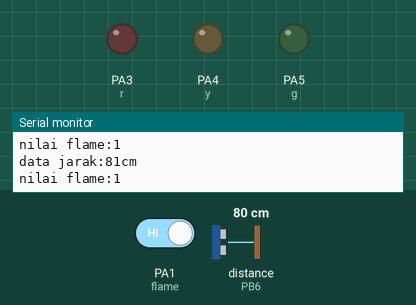
Recording of a sketch running on a simulated STM32 Blue Pill. On the bench: output pins drawn as LEDs (lit = HIGH), the last lines printed to the serial monitor. Dashed ring = blinking. The inputs (shaded band) are chosen by the test bench; at power-on: PA1 (flame) HIGH, distance to the obstacle (sensor on PB6) 80 cm. The echo pulse lasts 58.3 µs per cm.

Above: at 1.2 s.
1.3 s: PA1 (flame) driven LOW
At 1.69 s:
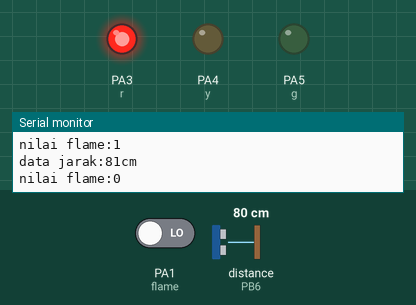
At 2.09 s:
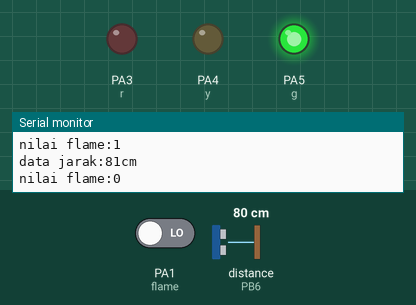
4.3 s: distance to the obstacle (sensor on PB6) set to 35 cm
At 5.6 s:
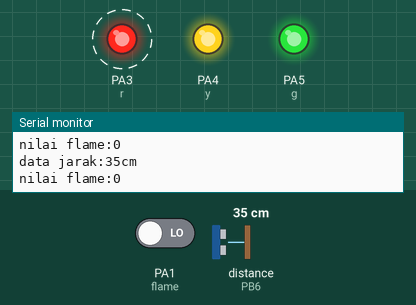
7.3 s: distance to the obstacle (sensor on PB6) set to 60 cm
10.3 s: distance to the obstacle (sensor on PB6) set to 2 cm
13.3 s: distance to the obstacle (sensor on PB6) set to 120 cm
Timing chart, 0 to 17.3 s (numbered marks = the images above; inputs shaded):
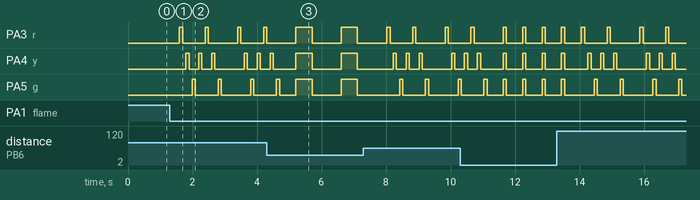

The sketch:

STM32_gabungan_flame_ultrasonic_led.ino
```cpp
//INISIALISASI
#include <OneWire.h>
#include <DallasTemperature.h>
#include <NewPing.h>

int r =PA3;
int y =PA4;
int g =PA5;

int echo =PB6;
int trig =PB5;
int flame =PA1;
int batas =400;
int sensorsuhu =8;
int kunci =0;
int bacaflame =0;


OneWire oneWire(sensorsuhu);
DallasTemperature sensors(&oneWire);
NewPing cm(trig,echo,batas);

void setup() {
  // put your setup code here, to run once:
  Serial.begin(9600);
  sensors.begin();
  pinMode (flame, INPUT);
  pinMode (r, OUTPUT);
  pinMode (y, OUTPUT);
  pinMode (g, OUTPUT);
}

void loop() {
  // put your main code here, to run repeatedly:
  int bacajarak=cm.ping_cm();
  int bacaflame = digitalRead(flame);

  Serial.print("data jarak:");
  Serial.print(bacajarak);
  Serial.print("cm");
  Serial.println();

  Serial.print("nilai flame:");
  Serial.println(bacaflame);
  delay (100);

  if (bacaflame ==0 and kunci==0){
    delay(100);
    kunci=1;

  }else if (bacaflame ==0 and kunci==1){
    delay(100);
    kunci=0;
    digitalWrite(r, LOW);
    digitalWrite(y, LOW);
    digitalWrite(g, LOW);
  }
  if (bacajarak <=20 and bacajarak >0 and kunci==1){
    digitalWrite (r, HIGH);
    digitalWrite (y, HIGH);
    digitalWrite (g, HIGH);
    delay (100);
    digitalWrite (r, LOW);
    digitalWrite (y, LOW);
    digitalWrite (g, LOW);
    delay(100);
    }
  if (bacajarak <=50 and bacajarak >=21 and kunci==1){
    digitalWrite (r, HIGH);
    digitalWrite (y, HIGH);
    digitalWrite (g, HIGH);
    delay (500);
    digitalWrite (r, LOW);
    digitalWrite (y, LOW);
    digitalWrite (g, LOW);
    delay (500);

    }
  if (bacajarak >50 and kunci==1){
    digitalWrite (r, HIGH);
    delay (100);
    digitalWrite (r, LOW);
    delay (100);
    digitalWrite (y, HIGH);
    delay (100);
    digitalWrite (y, LOW);
    delay (100);
    digitalWrite (g, HIGH);
    delay (100);
    digitalWrite (g, LOW);
    delay (100);
    digitalWrite (y, HIGH);
    delay (100);
    digitalWrite (y, LOW);
    delay (100);
    digitalWrite (r, HIGH);
    delay (100);
    digitalWrite (r, LOW);
    delay (100);
    digitalWrite (y, HIGH);
    delay (100);
    digitalWrite (y, LOW);
    delay (100);
    digitalWrite (g, HIGH);
    delay (100);
    digitalWrite (g, LOW);
    delay (100);

  }
}
```

Measured:
- after the input at 1.3 s, PA3 (r): goes HIGH 0.10 s, LOW 0.70 s, HIGH 0.10 s, LOW 0.91 s, HIGH 0.10 s, LOW 0.70 s, then HIGH, starting after 0.29 s; PA4 (y): LOW → HIGH after 0.49 s, → LOW 0.10 s later, → HIGH 0.30 s later, → LOW 0.10 s later, … (10 changes in this stretch)
